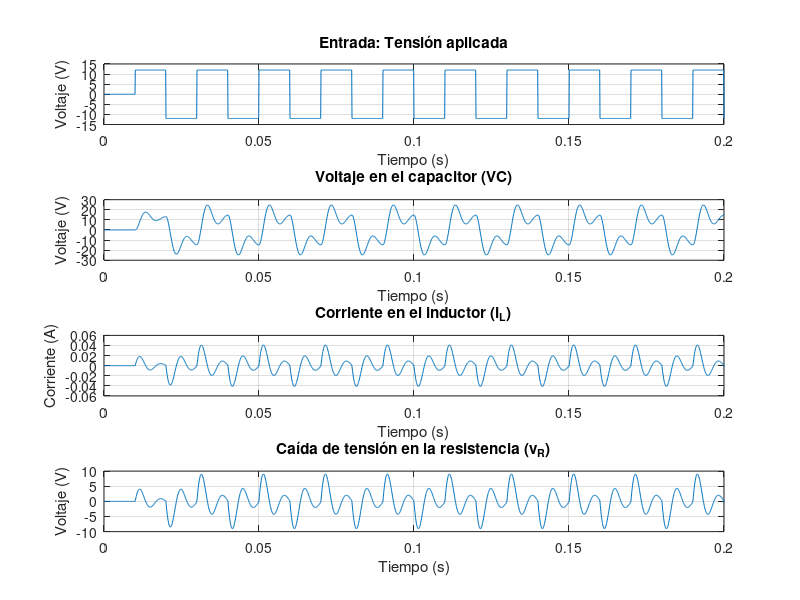

Write MATLAB code to recreate this figure.
% Actividad 1 - Ítem 1
close all; clear all; clc
pkg load control

% Parámetros del circuito
R = 220; % Resistencia [Ω]
L = 500e-3; % Inductancia [Hy]
C = 2.2e-6; % Capacitancia [F]

% Matrices del sistema en variables de estado
A = [-R/L, -1/L; 1/C, 0];
B = [1/L; 0];
C_il = [1, 0]; % Salida: IL (primera variable de estado)
C_vc = [0, 1]; % Salida: VC (segunda variable de estado)
C_vr = [R, 0]; % Salida: VR (IL*R)
D = [0];

% La matriz C se da así dado que el vector de estados es [IL VC]

% Tiempo de simulación con 10 ms de entrada 0V
t = 0:1e-4:0.2;
u = zeros(size(t)); % Inicializar la entrada con ceros
u(t > 0.01) = 12*(-1).^(floor((t(t > 0.01) - 0.01)/0.01));

% Los cambios de signo de "u" son gracias al factor (-1) y su exponente, éste
% hace un recuento de los periodos de 10 ms que van ocurriendo y de esa manera
% el factor (-1), debido a que floor convierte el exponente en valores enteros,
% se transforma en una secuencia de "1" y "-1" que le dan el signo a "u".

% Almacenamos valores de cada salida en función del tiempo y la excitación
[y_vc, t_out] = lsim(ss(A, B, C_vc, D), u, t); % VC
[y_il, ~] = lsim(ss(A, B, C_il, D), u, t); % IL
[y_vr, ~] = lsim(ss(A, B, C_vr, D), u, t); % VR

% La función "ss" crea un objeto de espacio de estados basado en las
% matrices de su argumento.
% Se utiliza "~" ya que los mismos valores se guardan en "t_out"

% Graficar resultados
figure;

subplot(4, 1, 1);
plot(t_out, u); % Grafica la entrada
title('Entrada: Tensión aplicada');
xlabel('Tiempo (s)');
ylabel('Voltaje (V)');
grid on;

subplot(4, 1, 2);
plot(t_out, y_vc); % Grafica el voltaje sobre el capacitor
title('Voltaje en el capacitor (VC)');
xlabel('Tiempo (s)');
ylabel('Voltaje (V)');
grid on;

subplot(4, 1, 3);
plot(t_out, y_il); % Grafica la corriente sobre el inductor
title('Corriente en el inductor (i_L)');
xlabel('Tiempo (s)');
ylabel('Corriente (A)');
grid on;

subplot(4, 1, 4);
plot(t_out, y_vr); % Grafica la tensión sobre la resistencia
title('Caída de tensión en la resistencia (v_R)');
xlabel('Tiempo (s)');
ylabel('Voltaje (V)');
grid on;
